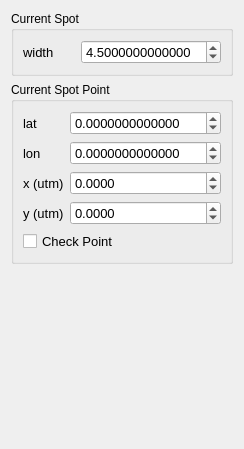
       <widget class="QWidget" name="spotTab">
        <property name="geometry">
         <rect>
          <x>0</x>
          <y>0</y>
          <width>240</width>
          <height>449</height>
         </rect>
        </property>
        <property name="maximumSize">
         <size>
          <width>240</width>
          <height>16777215</height>
         </size>
        </property>
        <attribute name="label">
         <string>Spot</string>
        </attribute>
        <layout class="QGridLayout" name="gridLayout_9">
         <item row="0" column="0">
          <widget class="QGroupBox" name="spotBox">
           <property name="title">
            <string>Current Spot</string>
           </property>
           <layout class="QGridLayout">
            <item row="0" column="2">
             <widget class="QDoubleSpinBox" name="spotWidth">
              <property name="font">
               <font>
                <pointsize>10</pointsize>
               </font>
              </property>
              <property name="specialValueText">
               <string/>
              </property>
              <property name="decimals">
               <number>13</number>
              </property>
              <property name="value">
               <double>4.500000000000000</double>
              </property>
             </widget>
            </item>
            <item row="0" column="0" colspan="2">
             <widget class="QLabel" name="label_spotWidth">
              <property name="font">
               <font>
                <pointsize>10</pointsize>
               </font>
              </property>
              <property name="text">
               <string>width</string>
              </property>
             </widget>
            </item>
           </layout>
          </widget>
         </item>
         <item row="1" column="0">
          <widget class="QGroupBox" name="spotPointBox">
           <property name="title">
            <string>Current Spot Point</string>
           </property>
           <layout class="QVBoxLayout">
            <item>
             <layout class="QVBoxLayout">
              <item>
               <layout class="QGridLayout">
                <item row="2" column="0">
                 <widget class="QLabel" name="label_13">
                  <property name="font">
                   <font>
                    <pointsize>10</pointsize>
                   </font>
                  </property>
                  <property name="text">
                   <string>x (utm)</string>
                  </property>
                 </widget>
                </item>
                <item row="2" column="1">
                 <widget class="QDoubleSpinBox" name="spUtmX">
                  <property name="font">
                   <font>
                    <pointsize>10</pointsize>
                   </font>
                  </property>
                  <property name="decimals">
                   <number>4</number>
                  </property>
                  <property name="minimum">
                   <double>-10000000000.000000000000000</double>
                  </property>
                  <property name="maximum">
                   <double>10000000000.000000000000000</double>
                  </property>
                 </widget>
                </item>
                <item row="0" column="1">
                 <widget class="QDoubleSpinBox" name="spLat">
                  <property name="font">
                   <font>
                    <family>Lucida Grande</family>
                    <pointsize>10</pointsize>
                   </font>
                  </property>
                  <property name="decimals">
                   <number>13</number>
                  </property>
                  <property name="minimum">
                   <double>-180.000000000000000</double>
                  </property>
                  <property name="maximum">
                   <double>180.000000000000000</double>
                  </property>
                  <property name="singleStep">
                   <double>0.000000000100000</double>
                  </property>
                  <property name="value">
                   <double>0.000000000000000</double>
                  </property>
                 </widget>
                </item>
                <item row="0" column="0">
                 <widget class="QLabel" name="label_15">
                  <property name="font">
                   <font>
                    <pointsize>10</pointsize>
                   </font>
                  </property>
                  <property name="text">
                   <string>lat</string>
                  </property>
                 </widget>
                </item>
                <item row="3" column="1">
                 <widget class="QDoubleSpinBox" name="spUtmY">
                  <property name="font">
                   <font>
                    <pointsize>10</pointsize>
                   </font>
                  </property>
                  <property name="decimals">
                   <number>4</number>
                  </property>
                  <property name="minimum">
                   <double>-10000000000.000000000000000</double>
                  </property>
                  <property name="maximum">
                   <double>10000000000.000000000000000</double>
                  </property>
                 </widget>
                </item>
                <item row="1" column="1">
                 <widget class="QDoubleSpinBox" name="spLon">
                  <property name="font">
                   <font>
                    <pointsize>10</pointsize>
                   </font>
                  </property>
                  <property name="decimals">
                   <number>13</number>
                  </property>
                  <property name="minimum">
                   <double>-180.000000000000000</double>
                  </property>
                  <property name="maximum">
                   <double>180.000000000000000</double>
                  </property>
                  <property name="singleStep">
                   <double>0.000000000100000</double>
                  </property>
                 </widget>
                </item>
                <item row="3" column="0">
                 <widget class="QLabel" name="label_17">
                  <property name="font">
                   <font>
                    <pointsize>10</pointsize>
                   </font>
                  </property>
                  <property name="text">
                   <string>y (utm)</string>
                  </property>
                 </widget>
                </item>
                <item row="1" column="0">
                 <widget class="QLabel" name="label_18">
                  <property name="font">
                   <font>
                    <pointsize>10</pointsize>
                   </font>
                  </property>
                  <property name="text">
                   <string>lon</string>
                  </property>
                 </widget>
                </item>
               </layout>
              </item>
              <item>
               <widget class="QCheckBox" name="spCheckPoint">
                <property name="font">
                 <font>
                  <pointsize>10</pointsize>
                 </font>
                </property>
                <property name="text">
                 <string>Check Point</string>
                </property>
               </widget>
              </item>
             </layout>
            </item>
           </layout>
          </widget>
         </item>
         <item row="2" column="0">
          <spacer>
           <property name="orientation">
            <enum>Qt::Vertical</enum>
           </property>
           <property name="sizeHint" stdset="0">
            <size>
             <width>20</width>
             <height>40</height>
            </size>
           </property>
          </spacer>
         </item>
        </layout>
       </widget>
